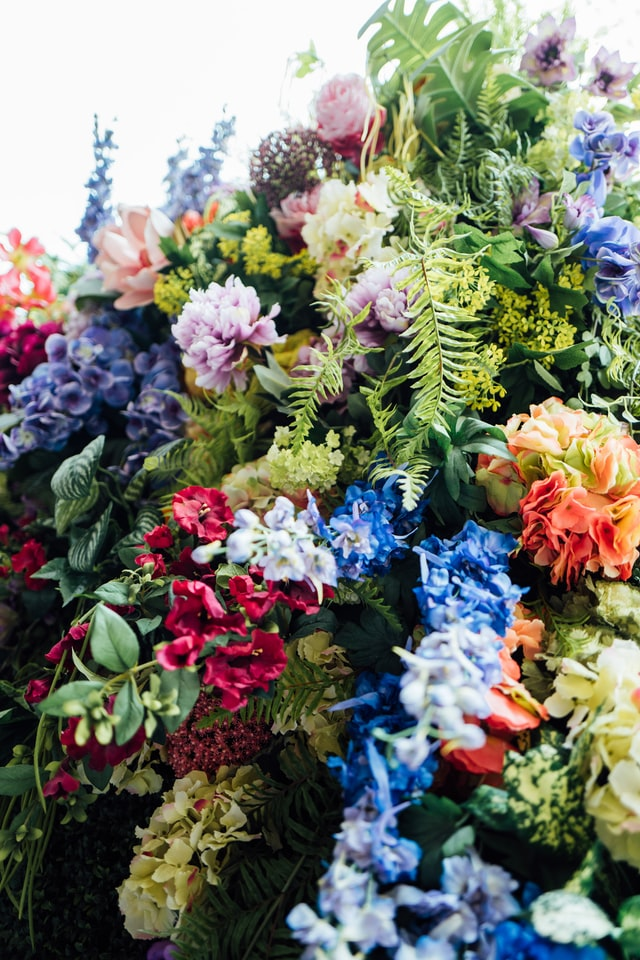
#> input picture Images/flowers.jpg, 640 x 960 px
$ jupyter execute --allow-errors 'Advanced Open CV.ipynb'
#> lines starting #> are read from the running program, lines starting #| are printed output that depends on the picture; after the words box and inside, x2 and y2 are one past the last pixel; in counts of white or black regions, pixels touching at a corner belong together
### Color Spaces

[cell 1]
import cv2 as cv
import  matplotlib.pyplot as plt
img = cv.imread('Images/flowers.jpg')
#> img is the input picture: shape (960, 640, 3); mean B, G, R 109.6, 121.4, 120.4
img = img[:750, :]
#> img: shape (750, 640, 3)
# BGR to grayscale
gray  = cv.cvtColor(img, cv.COLOR_BGR2GRAY)
#cv.imshow('Gray', gray)
# BGR to HSV
hsv = cv.cvtColor(img,cv.COLOR_BGR2HSV)
#> hsv: shape (750, 640, 3); mean H, S, V 66, 96.2, 153
#cv.imshow('HSV', hsv)
# BGR to L*A*B
lab = cv.cvtColor(img, cv.COLOR_BGR2LAB)
#> lab: shape (750, 640, 3); mean of channels 0, 1, 2 140.7, 127.4, 136.5
#cv.imshow('L*a*b', lab)
#cv.imshow('Flowers', img)
#plt.imshow(img)
# BGR to RGB
rgb = cv.cvtColor(img, cv.COLOR_BGR2RGB)
cv.imshow('RGB',rgb )
plt.imshow(rgb)
plt.show()
# HSV to BGR
bgr = cv.cvtColor(hsv, cv.COLOR_HSV2BGR)
cv.imshow("BGR", bgr)
cv.waitKey(0)
'''In OpenCV the default is BGR format but in other framework it
is RGB, inversion of BGR'''

### Color Channels

[cell 2]
import cv2 as cv
import numpy  as np
img = cv.imread("Images/flowers.jpg")
# Cropping the image
img = img[:750, :]
blank = np.zeros(img.shape[:2], dtype = 'uint8')
cv.imshow('Flowers', img)
# Splitting the three colour channels
b, g, r = cv.split(img)
blue = cv.merge([b, blank, blank])
green = cv.merge([ blank, g,blank])
red = cv.merge([blank, blank, r])

cv.imshow('Blue', blue)
cv.imshow('Green', green)
cv.imshow('Read', red)
# [4 lines of commented-out code are left out]
merged = cv.merge([r,b,r])
cv.imshow('Merged', merged)
cv.waitKey(0)

### Blurring Techniques

[cell 3]
import cv2 as cv
img = cv.imread("Images/food.jpg")
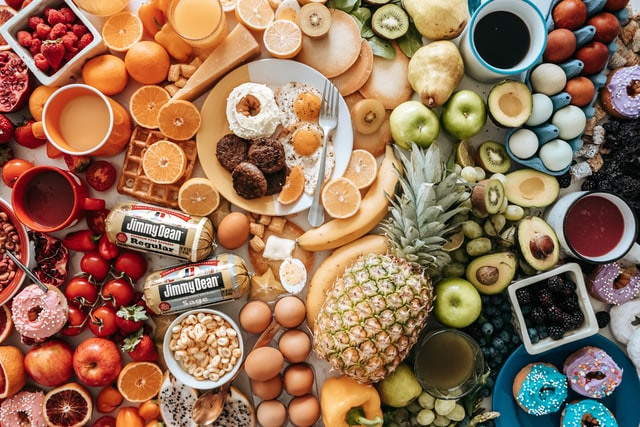
#> input picture Images/food.jpg, 640 x 427 px
#> img is the input picture: shape (427, 640, 3); mean B, G, R 87.7, 113.4, 148.9
cv.imshow("Food", img)
# Averaging method
average = cv.blur(img, (7,7))
cv.imshow("Average blur", average)
# Gaussian blur
gaussian = cv.GaussianBlur(img, (7,7), 20)
cv.imshow("Gaussian Blur", gaussian)
# Median Blur
median = cv.medianBlur(img, 3)
cv.imshow("Median blur", median)
# Bilateral Blurring
bilateral =cv.bilateralFilter(img, 5, 15, 15)
cv.imshow("Bileral", bilateral)
cv.waitKey(0)

### Bitwise Operations

[cell 4]
import cv2 as cv
import numpy as np
blank = np.zeros((400,400), dtype = 'uint8')
rectangle = cv.rectangle(blank.copy(), (100,88), (363,350), 255, -1)
circle = cv.circle (blank.copy(), (200,200), 150, 255, -1)
cv.imshow("Retangle", rectangle)
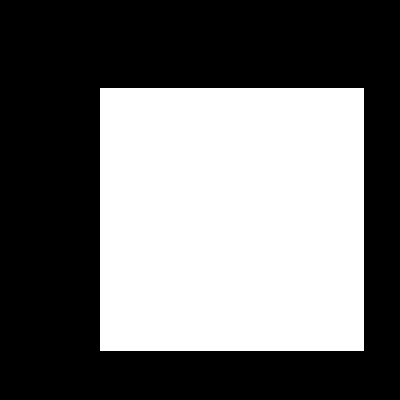
#> window 'Retangle': shape (400, 400); 43.4% white; 1 white region, box (x1, y1, x2, y2) and area: (100, 88, 364, 351) 69432
cv.imshow("Circle", circle)
# Bitwise AND
bitwise_and = cv.bitwise_and(rectangle, circle)
cv.imshow("Bitwise AND", bitwise_and)
# bitwise OR
bitwise_or = cv.bitwise_or(rectangle, circle)
cv.imshow("Bitwise OR", bitwise_or)
# bitwise XOR -> Non-intersecting region
bitwise_xor = cv.bitwise_xor(rectangle,circle)
cv.imshow("Bitwise_xor", bitwise_xor)
# bitwise NOT -> Inverse the binary colour
bitwise_not = cv.bitwise_not(rectangle)
cv.imshow("Not Rectangle", bitwise_not)
cv.waitKey(0)

### Masking

[cell 5]
import cv2 as cv
import numpy as np
img = cv.imread("Images/food.jpg")
cv.imshow("Food", img)
blank = np.zeros(img.shape[:2], dtype = 'uint8')
cv.imshow("Blank", blank)
mask = cv.circle(blank, (img.shape[1]//2, img.shape[0]//2), 100, 255, -1)
#> blank: shape (427, 640); 11.5% white; 1 white region, box (x1, y1, x2, y2) and area: (220, 113, 421, 314) 31417
cv.imshow("Mask", mask)
masked_img = cv.bitwise_and(img, img, mask = mask)
cv.imshow("Mask Image", masked_img)
cv.waitKey(0)

### Computing Histogram

[cell 6]
import cv2 as cv
import matplotlib.pyplot as plt
import numpy as np
img = cv.imread("Images/flowers.jpg")
img = img[:750, :]
cv.imshow("Flowers", img)
blank = np.zeros(img.shape[:2], dtype = 'uint8')
circle = cv.circle (blank, (img.shape[1] //2, img.shape[0]//2), 100,255, -1)
#> blank: shape (750, 640); 6.5% white; 1 white region, box (x1, y1, x2, y2) and area: (220, 275, 421, 476) 31417
# compute histogram of gray image
gray = cv.cvtColor(img, cv.COLOR_BGR2GRAY)
mask = cv.bitwise_and(gray, circle)
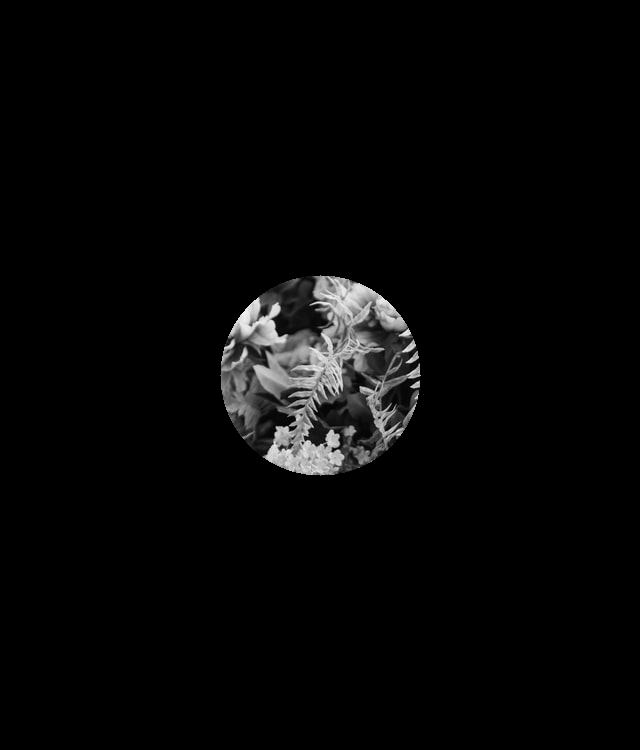
#> mask: shape (750, 640); min 0, max 249, mean 6.7
cv.imshow ("Mask", mask)
#gray = cv.GaussianBlur(gray, (7,7),0)
cv.imshow("Gray", gray)
gray_hist = cv.calcHist([gray], [0], mask, [256], [0, 256] )
#> gray_hist = 256 values, max 289 at index 20, min 0 at index 0, mean 122.7
plt.figure()
plt.title("Grayscale histogram")
plt.xlabel("Bins")
plt.ylabel(" # of pixels")
plt.plot(gray_hist)
plt.xlim([0,256])
plt.savefig("grayscale.jpg")
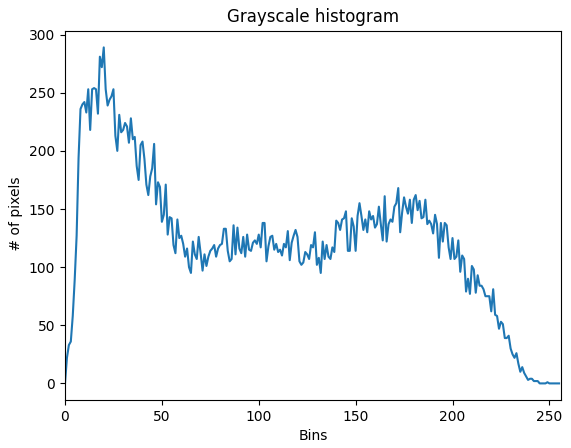
#> figure drawn by matplotlib, 1 panel; curve peaks at x = 20, y = 289
plt.show()
cv.waitKey(0)

[cell 7]
import cv2 as cv
import numpy as np
import matplotlib.pyplot as plt
img = cv.imread("Images/flowers.jpg")
img = img[:750, :]
blank = np.zeros(img.shape[:2], dtype = 'uint8')
mask = cv.circle (blank, (img.shape[1] //2, img.shape[0]//2), 100,255, -1)
masked = cv.bitwise_and(img, img, mask = mask)
cv.imshow("Mask", masked)
# Colour histogram
colors = ('b', 'g', 'r')
plt.figure()
plt.title("Colour histogram")
plt.xlabel("Bins")
plt.ylabel(" # of pixels")
#> (the rest of this cell did not finish here and is left out)

### Thresholding

[cell 8]
import cv2 as cv
img = cv.imread("Images/city.jpg")
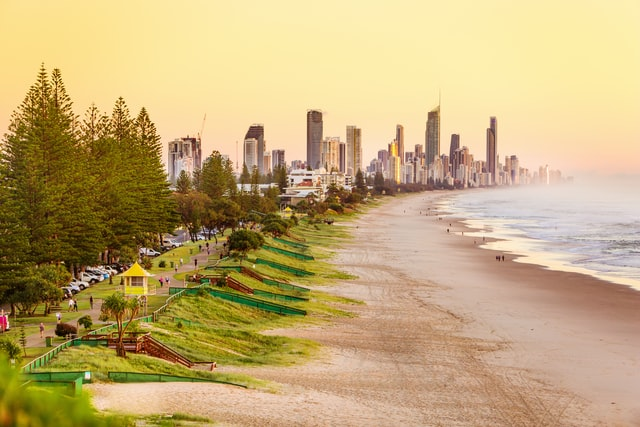
#> input picture Images/city.jpg, 640 x 427 px
#> img is the input picture: shape (427, 640, 3); mean B, G, R 118.6, 169.8, 194.3
cv.imshow("City", img)
gray = cv.cvtColor(img, cv.COLOR_BGR2GRAY)
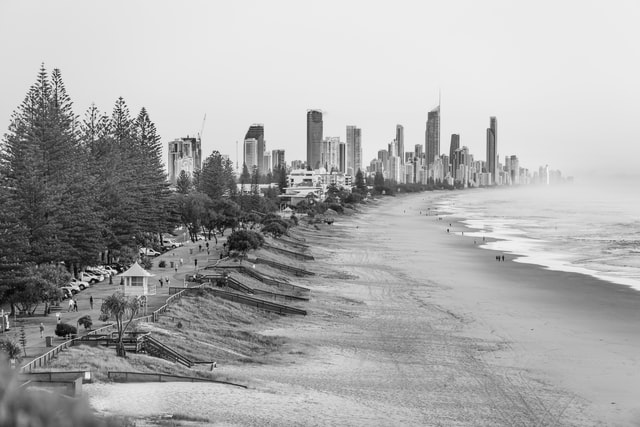
#> gray: shape (427, 640); min 2, max 248, mean 171.3
#cv.imshow("Gray", gray)
# Simple threshhold
threshold, thresh = cv.threshold(gray, 160, 255, cv.THRESH_BINARY)
#> thresh: shape (427, 640); 62.7% white; 682 black regions (641 under 20 px), largest, box (x1, y1, x2, y2) and area: (0, 69, 582, 427) 91449, (454, 237, 640, 337) 6099, (394, 125, 404, 166) 206
cv.imshow("Simple Thresholded", thresh)
threshold, thresh_inv = cv.threshold(gray, 160, 255, cv.THRESH_BINARY_INV)
#cv.imshow("Simple Thresholded invert", thresh_inv)
# Adaptive Thresholding
#adaptive_thresh = cv.adaptiveThreshold(gray, 255, cv.ADAPTIVE_THRESH_MEAN_C, cv.THRESH_BINARY, 15, 3)
adaptive_thresh = cv.adaptiveThreshold(gray, 255, cv.ADAPTIVE_THRESH_GAUSSIAN_C, cv.THRESH_BINARY, 15, 3)
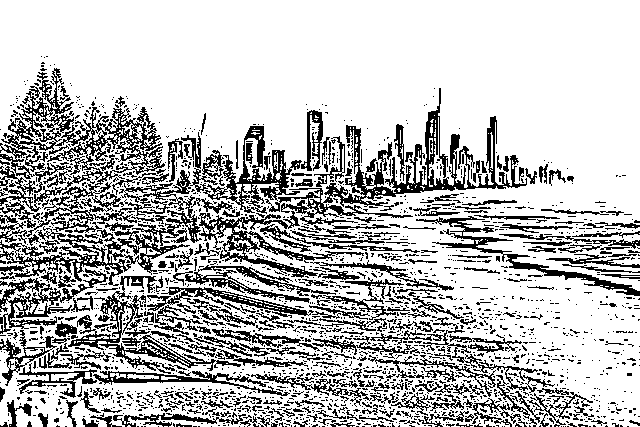
#> adaptive_thresh: shape (427, 640); 74.8% white; black in thin lines or dots, all inside (x1, y1, x2, y2) = (0, 56, 640, 427)
cv.imshow("Adaptive thresholding", adaptive_thresh)
cv.waitKey(0)

### Edge Detection

[cell 9]
import cv2 as cv
import numpy as np
img = cv.imread("Images/city.jpg")
cv.imshow("City", img)
gray = cv.cvtColor(img, cv.COLOR_BGR2GRAY)
# Laplacian method
lap = cv.Laplacian(gray, cv.CV_64F)
lap = np.uint8(np.absolute(lap))
cv.imshow("Laplacian", lap)
# Sobel method
sobelx = cv.Sobel(gray, cv.CV_64F, 1, 0)
sobely = cv.Sobel(gray, cv.CV_64F, 0, 1)
cv.imshow("Sobel x", sobelx)
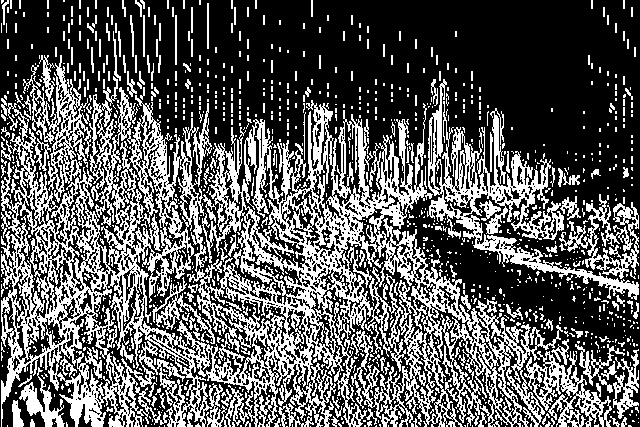
#> window 'Sobel x': shape (427, 640); 35.8% white in thin lines or dots
cv.imshow("Sobel y", sobely)
combined_sobel = cv.bitwise_or(sobelx, sobely)
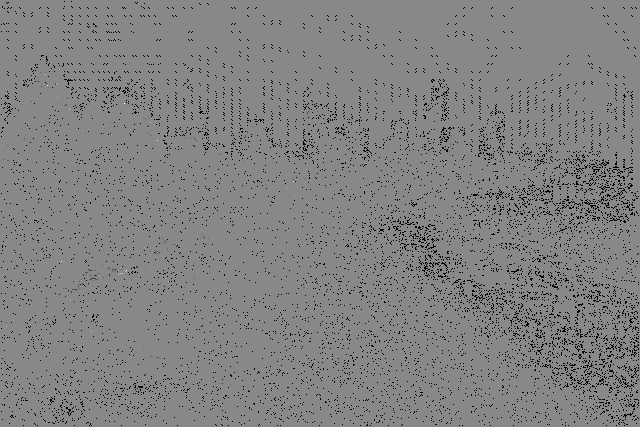
#> combined_sobel: shape (427, 640) float64; 4.66% of the values are NaN or infinite; the others: min -130048, max 112384, mean -106.6; drawn with min black, max white, NaN and infinite black
cv.imshow("Combined Sobel", combined_sobel)
# Canny Edge detector
canny = cv.Canny(gray, 150, 175)
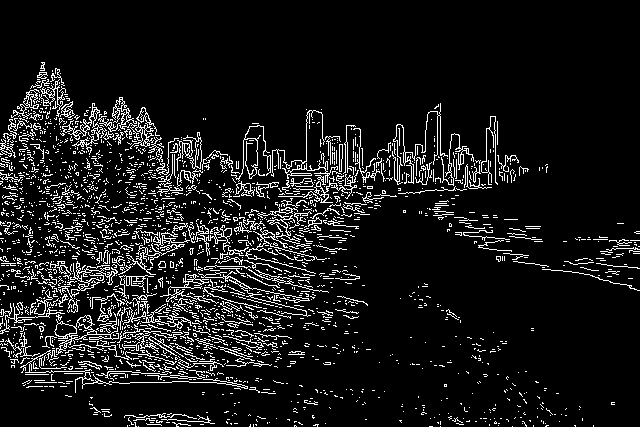
#> canny: shape (427, 640); 9.3% white in thin lines or dots, all inside (x1, y1, x2, y2) = (0, 62, 640, 427)
cv.imshow("Canny Edge Detection", canny)
cv.waitKey(0)
